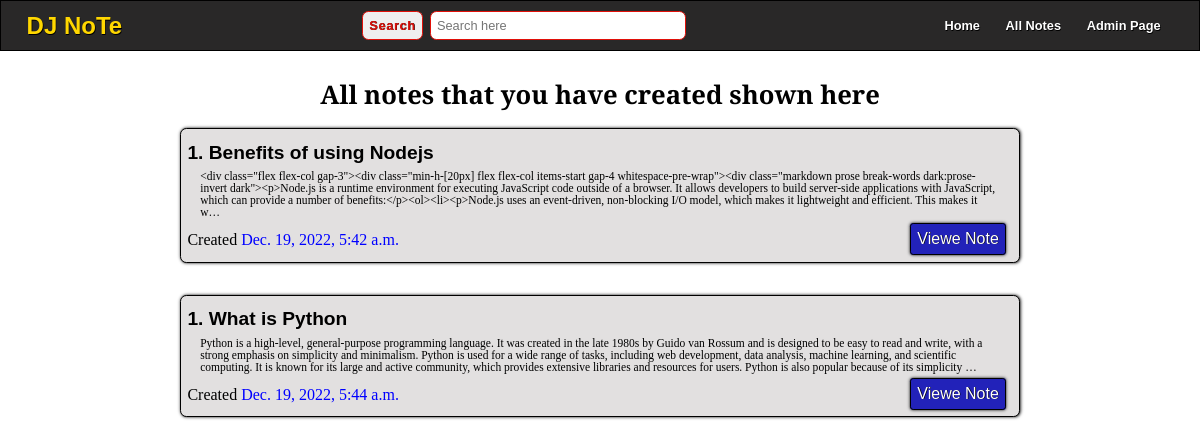
Page /allnotes/ on the committed database.
### home/models.py (models this page shows)
class Note(models.Model):
    group = models.ForeignKey(Group, on_delete=models.CASCADE)
    title = models.CharField(max_length=300)
    desc = models.TextField()
    time = models.DateTimeField(default=now)

### home/views.py (the view)
# urls.py: path('allnotes/', views.allNotes , name='allnotes'),
def allNotes(req):
    return render(req, 'allNotes.html' , {'notes':Note.objects.all(), 'allGroup':Group.objects.all(), })

### templates/allNotes.html (shortened to what this page needs)
{% extends 'main.html' %}
{% load static %}
{% block link %}
    <link rel="stylesheet" href="{% static 'Style/notesOnly.css' %}">
{% endblock link %}
{% block body %}
    <section class="allNote">
        <h1 class='allNote_message'>All notes that you have created shown here</h1>
        {% for group in allGroup %}
            {% for i in group.note_set.all %}
                <div class='notes'>
                    <h3 class='title'>{{ forloop.counter }}. {{i.title}}</h3>
                    <div class="description">
                        <p>{{i.desc|truncatechars:500}}</p>
                    </div>
                    <div class="others">
                        <p class='time'>Created <span>{{i.time}}</span></p>
                        <div class="links">
                            <a href="{% url 'note' group.id i.id %}" class='view_note'>Viewe Note</a>
                        </div>
                    </div>
                </div>
            {% endfor %}
        {% endfor %}
    </section>
{% endblock body %}

### static/Style/main.css (style rules this page uses)
:root { --root-color:rgb(224, 16, 9); }
* { margin: 0; padding: 0; box-sizing: border-box; }
html { font-size: 62.5%; }
body { position: relative; width: 100vw; height: 100vh; }
@media only screen and (max-width: 2000px) { html { font-size: 70%; } }
@media only screen and (max-width: 1800px) { html { font-size: 65%; } }
@media only screen and (max-width: 1600px) { html { font-size: 50%; } }
@media only screen and (max-width: 1200px) { html { font-size: 40%; } }

### static/Style/notesOnly.css (style rules this page uses)
.allNote { position: relative; margin: 4rem 0; display: flex; flex-direction: column; align-items: center; font-size: 1.5rem; }
.allNote .allNote_message { font-size: 4rem; font-family: 'Antic Slab', serif; font-weight: bold; }
.allNote .notes { width: 70%; margin: 2.5rem 0; padding: 1rem; border-radius: 1rem; background-color: rgb(226, 224, 224); border: 0.2rem solid black; box-shadow: 0.1rem 0 0.5rem black; }
.allNote .notes .title, .description, .others { margin: 1rem 0; }
.allNote .notes .title { font-size: 3rem; font-family: sans-serif; }
.allNote .notes .description { font-size: 1.8rem; padding:0 2rem; }
.allNote .notes .others { display: flex; flex-direction: row; justify-content: space-between; margin-top: 2rem; font-size: 2.5rem; }
.allNote .notes .others .time span { color: blue; }
.allNote .notes .others .links a { padding: 1rem; border-radius: 0.5rem; text-decoration: none ; color: white; margin: 0 1rem; border: 0.1rem solid black; font-family: sans-serif; text-shadow: 0.1rem 0 0.1rem black; box-shadow: 0 0 0.5rem black; }
.allNote .notes .others .links a.view_note { background-color: rgb(34, 34, 185); }

### rows in the picture
Note: title "Benefits of using Nodejs", desc "<div class=\"flex flex-col gap-3\"><div class=\"min-h-[20px] flex flex-col items-start gap-4 whitespace-pre-wrap\"><div class=\"markdown prose break-words dark:prose-invert dark\"><p>Node.js is a runtime environment for executing JavaScript code outside of a browser. It allows developers to build server-side applications with JavaScript, which can provide a number of benefits:</p><ol><li><p>Node.js uses an event-driven, non-blocking I/O model, which makes it lightweight and efficient. This makes it w…", time "Dec. 19, 2022, 5:42 a.m."
Note: title "What is Python", desc "Python is a high-level, general-purpose programming language. It was created in the late 1980s by Guido van Rossum and is designed to be easy to read and write, with a strong emphasis on simplicity and minimalism. Python is used for a wide range of tasks, including web development, data analysis, machine learning, and scientific computing. It is known for its large and active community, which provides extensive libraries and resources for users. Python is also popular because of its simplicity …", time "Dec. 19, 2022, 5:44 a.m."
